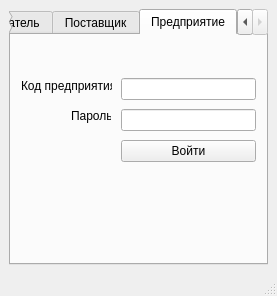
<?xml version="1.0" encoding="UTF-8"?>
<ui version="4.0">
 <class>MainWindow</class>
 <widget class="QMainWindow" name="MainWindow">
  <property name="geometry">
   <rect>
    <x>0</x>
    <y>0</y>
    <width>277</width>
    <height>296</height>
   </rect>
  </property>
  <property name="windowTitle">
   <string>MainWindow</string>
  </property>
  <widget class="QWidget" name="centralwidget">
   <layout class="QVBoxLayout" name="verticalLayout">
    <item>
     <widget class="QTabWidget" name="tabWidget">
      <property name="currentIndex">
       <number>2</number>
      </property>
      <widget class="QWidget" name="tab">
       <attribute name="title">
        <string>Покупатель</string>
       </attribute>
       <widget class="QWidget" name="layoutWidget">
        <property name="geometry">
         <rect>
          <x>70</x>
          <y>30</y>
          <width>135</width>
          <height>132</height>
         </rect>
        </property>
        <layout class="QVBoxLayout" name="verticalLayout_2">
         <item>
          <widget class="QLineEdit" name="lineEdit">
           <property name="placeholderText">
            <string/>
           </property>
          </widget>
         </item>
         <item>
          <widget class="QLineEdit" name="lineEdit_2"/>
         </item>
         <item>
          <widget class="QPushButton" name="pushButton">
           <property name="sizePolicy">
            <sizepolicy hsizetype="Minimum" vsizetype="Fixed">
             <horstretch>0</horstretch>
             <verstretch>0</verstretch>
            </sizepolicy>
           </property>
           <property name="text">
            <string>Войти</string>
           </property>
          </widget>
         </item>
         <item>
          <widget class="QPushButton" name="pushButton_2">
           <property name="text">
            <string>Регистрация</string>
           </property>
          </widget>
         </item>
        </layout>
       </widget>
       <widget class="QLabel" name="label">
        <property name="geometry">
         <rect>
          <x>20</x>
          <y>40</y>
          <width>40</width>
          <height>21</height>
         </rect>
        </property>
        <property name="maximumSize">
         <size>
          <width>40</width>
          <height>16777215</height>
         </size>
        </property>
        <property name="text">
         <string>Логин</string>
        </property>
       </widget>
       <widget class="QLabel" name="label_2">
        <property name="geometry">
         <rect>
          <x>20</x>
          <y>70</y>
          <width>40</width>
          <height>21</height>
         </rect>
        </property>
        <property name="maximumSize">
         <size>
          <width>40</width>
          <height>16777215</height>
         </size>
        </property>
        <property name="text">
         <string>Пароль</string>
        </property>
       </widget>
      </widget>
      <widget class="QWidget" name="tab_2">
       <attribute name="title">
        <string>Поставщик</string>
       </attribute>
       <widget class="QWidget" name="layoutWidget_2">
        <property name="geometry">
         <rect>
          <x>70</x>
          <y>40</y>
          <width>135</width>
          <height>91</height>
         </rect>
        </property>
        <layout class="QVBoxLayout" name="verticalLayout_3">
         <item>
          <widget class="QLineEdit" name="lineEdit_3">
           <property name="placeholderText">
            <string/>
           </property>
          </widget>
         </item>
         <item>
          <widget class="QLineEdit" name="lineEdit_4"/>
         </item>
         <item>
          <widget class="QPushButton" name="pushButton_3">
           <property name="sizePolicy">
            <sizepolicy hsizetype="Minimum" vsizetype="Fixed">
             <horstretch>0</horstretch>
             <verstretch>0</verstretch>
            </sizepolicy>
           </property>
           <property name="text">
            <string>Войти</string>
           </property>
          </widget>
         </item>
        </layout>
       </widget>
       <widget class="QLabel" name="label_3">
        <property name="geometry">
         <rect>
          <x>20</x>
          <y>40</y>
          <width>40</width>
          <height>21</height>
         </rect>
        </property>
        <property name="maximumSize">
         <size>
          <width>40</width>
          <height>16777215</height>
         </size>
        </property>
        <property name="text">
         <string>Логин</string>
        </property>
       </widget>
       <widget class="QLabel" name="label_4">
        <property name="geometry">
         <rect>
          <x>20</x>
          <y>70</y>
          <width>40</width>
          <height>21</height>
         </rect>
        </property>
        <property name="maximumSize">
         <size>
          <width>40</width>
          <height>16777215</height>
         </size>
        </property>
        <property name="text">
         <string>Пароль</string>
        </property>
       </widget>
      </widget>
      <widget class="QWidget" name="tab_3">
       <attribute name="title">
        <string>Предприятие</string>
       </attribute>
       <widget class="QLabel" name="label_5">
        <property name="geometry">
         <rect>
          <x>10</x>
          <y>40</y>
          <width>91</width>
          <height>21</height>
         </rect>
        </property>
        <property name="maximumSize">
         <size>
          <width>100</width>
          <height>16777215</height>
         </size>
        </property>
        <property name="text">
         <string>Код предприятия</string>
        </property>
       </widget>
       <widget class="QWidget" name="layoutWidget_3">
        <property name="geometry">
         <rect>
          <x>110</x>
          <y>40</y>
          <width>135</width>
          <height>91</height>
         </rect>
        </property>
        <layout class="QVBoxLayout" name="verticalLayout_4">
         <item>
          <widget class="QLineEdit" name="lineEdit_KodPred">
           <property name="placeholderText">
            <string/>
           </property>
          </widget>
         </item>
         <item>
          <widget class="QLineEdit" name="lineEdit_ParolPred"/>
         </item>
         <item>
          <widget class="QPushButton" name="pushButton_Pred">
           <property name="sizePolicy">
            <sizepolicy hsizetype="Minimum" vsizetype="Fixed">
             <horstretch>0</horstretch>
             <verstretch>0</verstretch>
            </sizepolicy>
           </property>
           <property name="text">
            <string>Войти</string>
           </property>
          </widget>
         </item>
        </layout>
       </widget>
       <widget class="QLabel" name="label_6">
        <property name="geometry">
         <rect>
          <x>60</x>
          <y>70</y>
          <width>40</width>
          <height>21</height>
         </rect>
        </property>
        <property name="maximumSize">
         <size>
          <width>40</width>
          <height>16777215</height>
         </size>
        </property>
        <property name="text">
         <string>Пароль</string>
        </property>
       </widget>
      </widget>
     </widget>
    </item>
   </layout>
  </widget>
  <widget class="QMenuBar" name="menubar">
   <property name="geometry">
    <rect>
     <x>0</x>
     <y>0</y>
     <width>277</width>
     <height>21</height>
    </rect>
   </property>
  </widget>
  <widget class="QStatusBar" name="statusbar"/>
  <action name="action">
   <property name="text">
    <string>Клиент</string>
   </property>
  </action>
  <action name="action_2">
   <property name="text">
    <string>Поставщик</string>
   </property>
  </action>
 </widget>
 <resources/>
 <connections/>
</ui>
